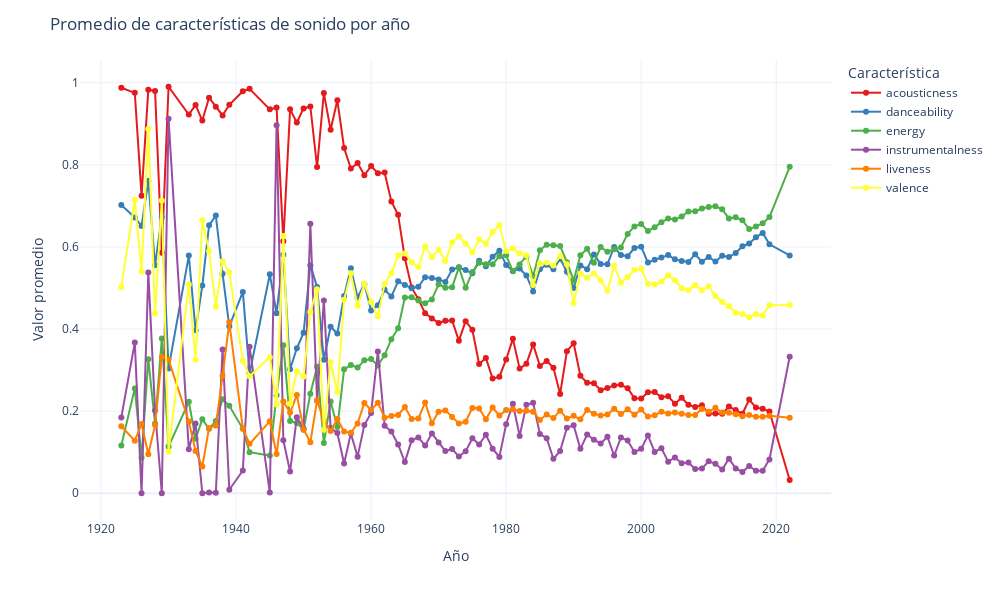

The cell this chart's notebook holds for it:
### Code cell
# Graficar el promedio de varias características de sonido por año
import plotly.express as px
sound_features = ['acousticness', 'danceability', 'energy', 'instrumentalness', 'liveness', 'valence']
df_avg = data[data['release_year'] >= 1920].dropna().groupby('release_year')[sound_features].mean().reset_index()
fig = px.line(
    df_avg,
    x='release_year',
    y=sound_features,
    markers=True,
    width=1000,
    height=600,
    color_discrete_sequence=px.colors.qualitative.Set1
)
fig.update_layout(
    title='Promedio de características de sonido por año',
    xaxis_title='Año',
    yaxis_title='Valor promedio',
    legend_title='Característica',
    template='plotly_white'
)
fig.show()
